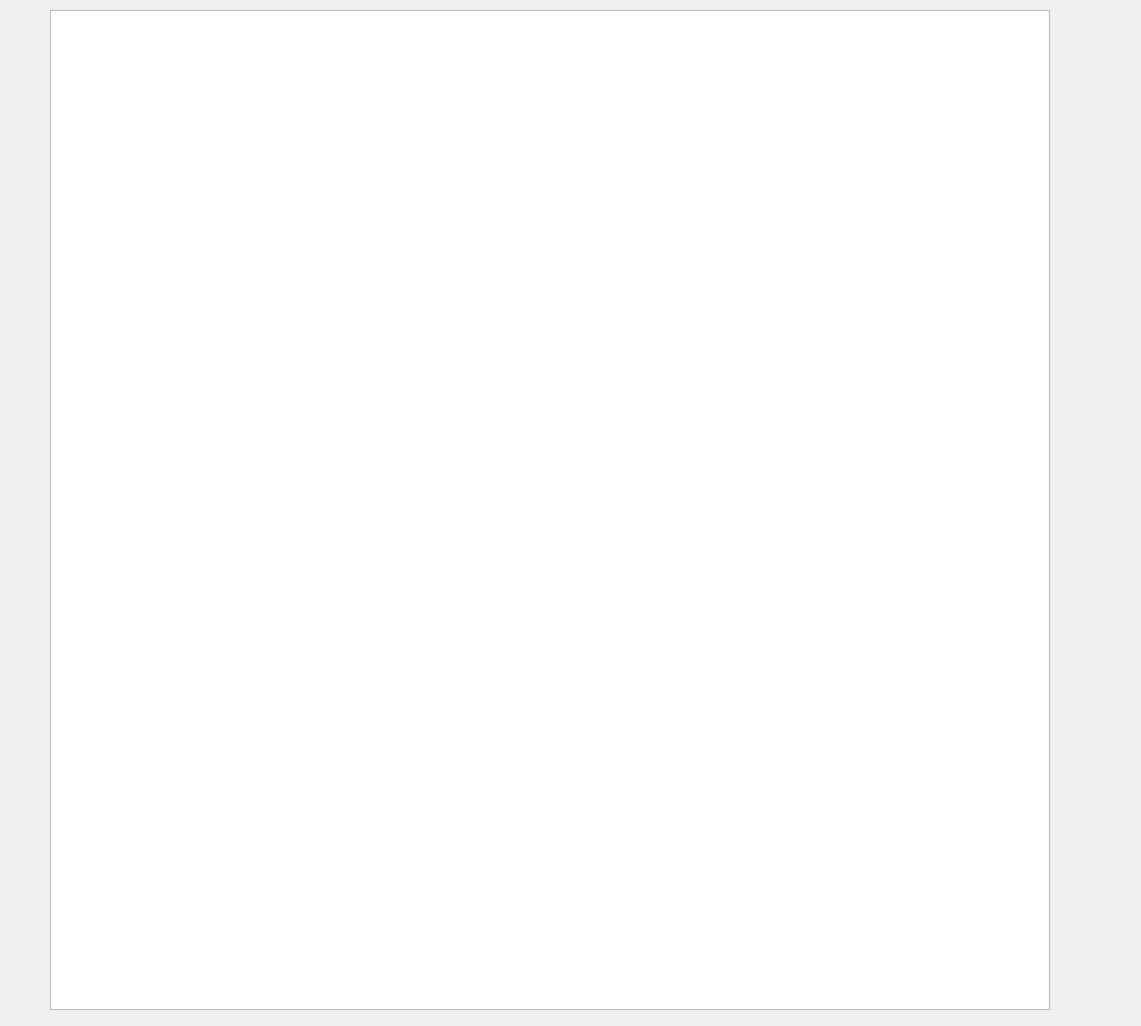
<?xml version="1.0" encoding="UTF-8"?>
<ui version="4.0">
 <class>MUIClass</class>
 <widget class="QWidget" name="MUIClass">
  <property name="geometry">
   <rect>
    <x>0</x>
    <y>0</y>
    <width>1141</width>
    <height>1026</height>
   </rect>
  </property>
  <property name="windowTitle">
   <string>MUI</string>
  </property>
  <widget class="qbx_MUI" name="graphicsMUI">
   <property name="geometry">
    <rect>
     <x>50</x>
     <y>10</y>
     <width>1000</width>
     <height>1000</height>
    </rect>
   </property>
   <property name="verticalScrollBarPolicy">
    <enum>Qt::ScrollBarAlwaysOff</enum>
   </property>
   <property name="horizontalScrollBarPolicy">
    <enum>Qt::ScrollBarAlwaysOff</enum>
   </property>
  </widget>
 </widget>
 <layoutdefault spacing="6" margin="11"/>
 <customwidgets>
  <customwidget>
   <class>qbx_MUI</class>
   <extends>QGraphicsView</extends>
   <header>qbx_MUI.h</header>
  </customwidget>
 </customwidgets>
 <resources>
  <include location="mui.qrc"/>
 </resources>
 <connections/>
</ui>
